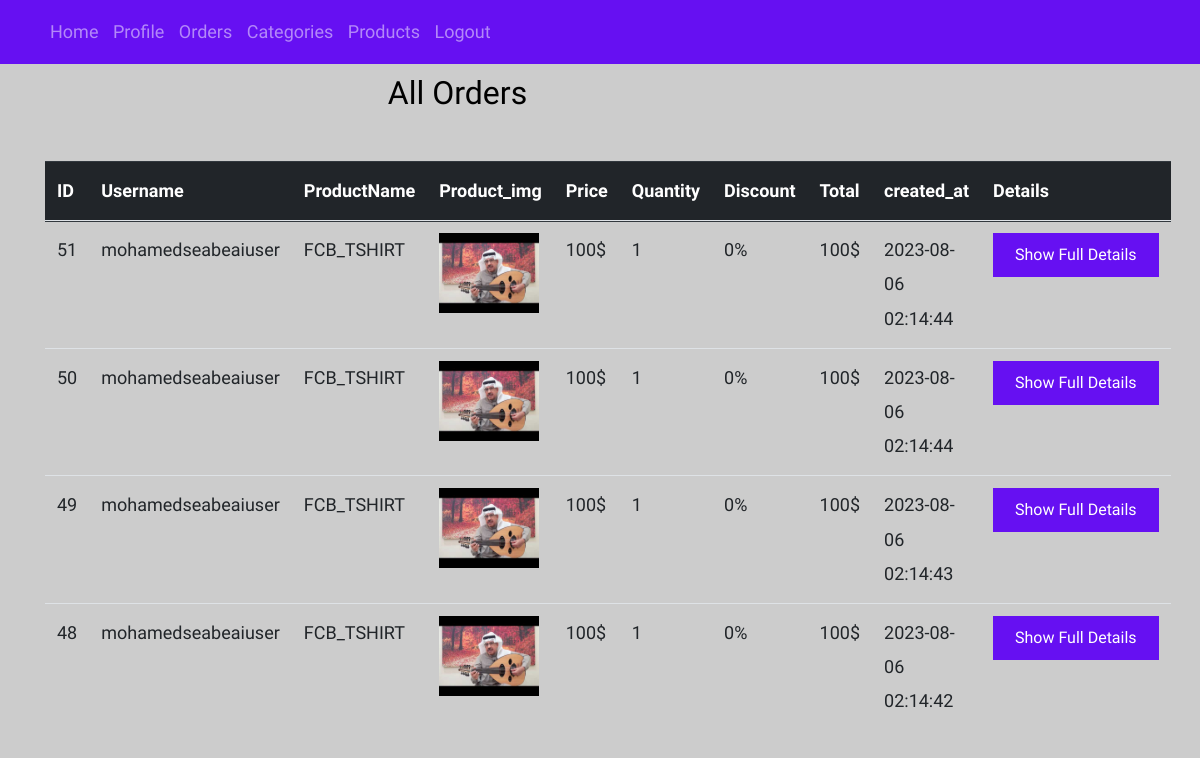
Before: /admin/orders.php (signed in) with the older database file.
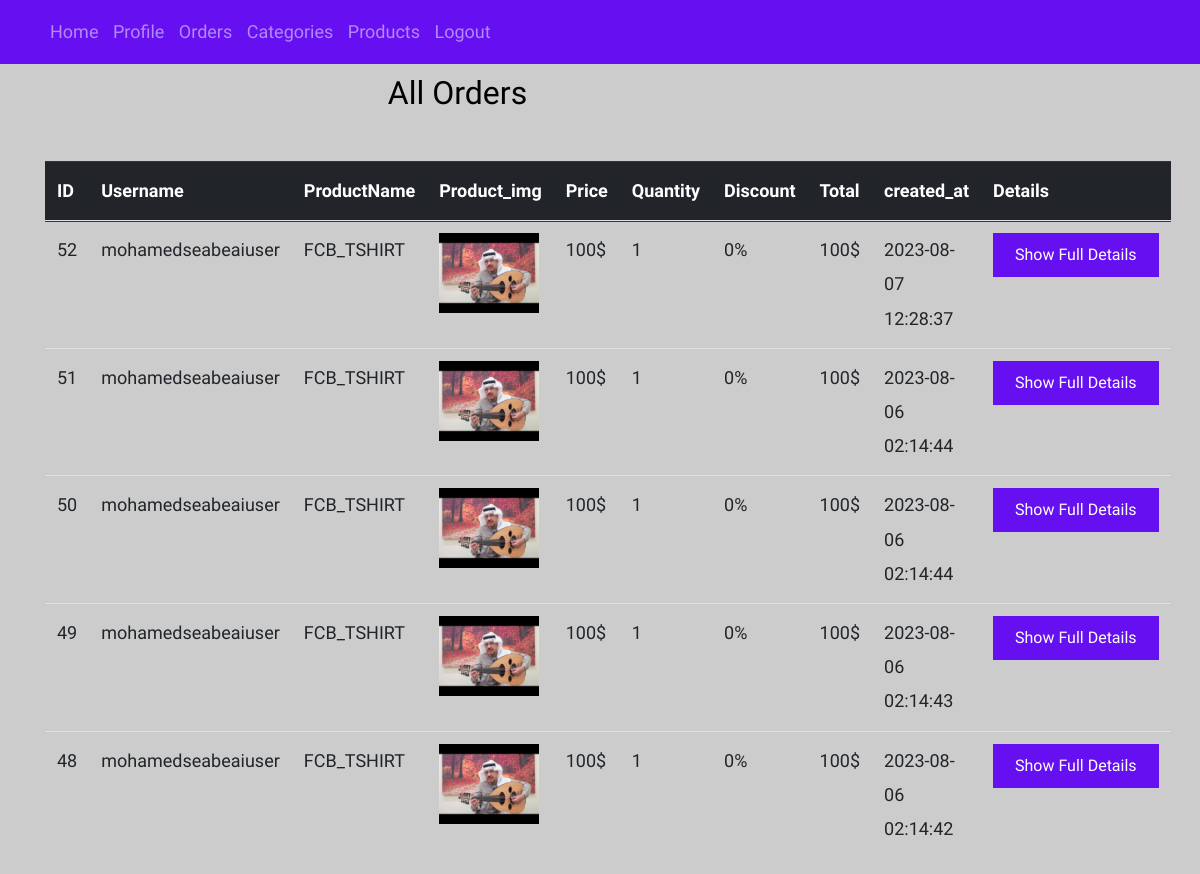
After: the same page with the newer database file.
### tables this page shows
CREATE TABLE `orders` (
  `id` int(11) NOT NULL,
  `product_id` int(11) DEFAULT NULL,
  `users_id` int(11) DEFAULT NULL,
  `size` varchar(50) NOT NULL,
  `price` varchar(50) DEFAULT NULL,
  `quantity` varchar(50) DEFAULT NULL,
  `discount` varchar(50) DEFAULT NULL,
  `total` varchar(50) DEFAULT NULL,
  `created_at` timestamp NOT NULL DEFAULT current_timestamp(),
  `update_at` datetime NOT NULL
);

CREATE TABLE `users` (
  `id` int(11) NOT NULL,
  `username` varchar(255) DEFAULT NULL,
  `email` varchar(255) NOT NULL,
  `password` varchar(255) NOT NULL,
  `profile_img` varchar(255) DEFAULT NULL,
  `role` enum('admin','user') NOT NULL,
  `created_at` timestamp NOT NULL DEFAULT current_timestamp(),
  `update_at` datetime NOT NULL
);

CREATE TABLE `products` (
  `id` int(11) NOT NULL,
  `prd_name` varchar(255) NOT NULL,
  `prd_quantity` varchar(50) NOT NULL,
  `prd_price` varchar(50) NOT NULL,
  `prd_brand_name` varchar(255) DEFAULT NULL,
  `prd_discount` varchar(50) DEFAULT NULL,
  `prd_size` enum('s','m','l','xl','xxl','xs') DEFAULT NULL,
  `prd_image` varchar(255) NOT NULL,
  `user_id` int(11) NOT NULL,
  `category_id` int(11) NOT NULL,
  `created_at` timestamp NOT NULL DEFAULT current_timestamp(),
  `update_at` datetime DEFAULT NULL
);

### admin/includes/classes/Session.class.php (called while the page is built, shortened)
<?php
class Session {
    public static function check($key){
        if(isset($_SESSION[$key])){
            return true;
        }else{
            return false;
        }
    }
}

### admin/includes/classes/DBConnect.class.php (called while the page is built)
<?php
class DBConnect{
    private $dsn = 'mysql:host=localhost;dbname=pms';
    private $user = 'root';
    private $pass = '';
    private $options = array(
        PDO::ATTR_ERRMODE => PDO::ERRMODE_EXCEPTION,
        PDO::MYSQL_ATTR_INIT_COMMAND => 'SET NAMES utf8'
    );
    public function connect(){
        try{
            $db = new PDO($this->dsn, $this->user, $this->pass, $this->options);
            $db->setAttribute(PDO::ATTR_ERRMODE, PDO::ERRMODE_EXCEPTION);
            return $db;
        }
        catch(PDOException $e){
            echo 'not connecting' . $e->getMessage();
        }
    }
}

### admin/includes/classes/Orders.class.php (called while the page is built, shortened)
<?php
class Orders extends DBConnect{
    public function getDataWithJoin(){
        global $db;
        $query = "SELECT orders.*,
        users.username,
        products.prd_name,
        products.prd_image
        FROM orders
        INNER JOIN users
        ON orders.users_id = users.id
        INNER JOIN products
        ON orders.product_id = products.id
        ORDER BY id DESC";
        $stmt  = $db->connect()->prepare($query);
        $stmt->execute();
        $count = $stmt->rowCount();
        $row   = $stmt->fetchAll(PDO::FETCH_ASSOC);
        $userData = [
        'row' => $row,
        'count' => $count
        ];
        return $userData;
    }
}

### admin/orders.php (the view, shortened to what this page needs)
<?php
include 'includes/header.php';
include 'includes/navigation.php';
?>
<div class="admin-dashboard">
<div class="container">
    <div class="row">
    <div class="col-md-9">
        <h2 class="text-center">All Orders</h2>
    <table class="table mt-5">
        <thead class="thead-dark">
            <tr>
                <th scope="col">ID</th>
                <th scope="col">Username</th>
                <th scope="col">ProductName</th>
                <th scope="col">Product_img</th>
                <th scope="col">Price</th>
                <th scope="col">Quantity</th>
                <th scope="col">Discount</th>
                <th scope="col">Total</th>
                <th scope="col">created_at</th>
                <th scope="col">Details</th>
            </tr>
        </thead>
        <tbody>
            <tr>
                <?php
                $count = $order->getDataWithJoin()['count'];
                if($count > 0):
                    $row = $order->getDataWithJoin()['row'];
                    foreach($row as $data):
                ?>
                <tr>
                    <td><?php echo $data['id']; ?></td>
                    <td><?php echo $data['username']; ?></td>
                    <td><?php echo $data['prd_name']; ?></td>
                    <td><img src="<?php echo 'uploaded_imgs/' . $data['prd_image']; ?>" width="100" height="80"></td>
                    <td><?php echo $data['price']; ?></td>
                    <td><?php echo $data['quantity']; ?></td>
                    <td><?php echo $data['discount']; ?></td>
                    <td><?php echo $data['total']; ?></td>
                    <td><?php echo $data['created_at']; ?></td>
                    <td><a class="btn btn-primary" href="order_details.php?order_id=<?php echo $data['id']; ?>">Show Full Details</a></td>
                </tr>
                <?php endforeach;  else: ?>
                    <div class="alert alert-danger">There is no orders</div>
                <?php endif; ?>
        </tbody>
    </table>
    </div>
    </div>
    </div>
</div>
<?php include 'includes/footer.php'; ?>

### admin/includes/header.php (shortened to what this page needs)
<!doctype html>
<html lang="en">
  <head>
    <link rel="stylesheet" href="asset/css/bootstrap.min.css">
    <link rel="stylesheet" href="asset/css/bootstrap.css">
    <link rel="stylesheet" href="asset/css/animate.css">
    <link rel="stylesheet" href="asset/css/owl.carousel.min.css">
    <link rel="stylesheet" href="asset/fonts/ionicons/css/ionicons.min.css">
    <link rel="stylesheet" href="asset/fonts/fontawesome/css/font-awesome.min.css">
    <link rel="stylesheet" href="asset/fonts/flaticon/font/flaticon.css">
    <link rel="stylesheet" href="asset/fonts/flaticon/font/flaticon.css">
    <link rel="stylesheet" href="asset/css/style.css">
  </head>
  <body>
  <?php
    $session = new Session();
    $order   = new Orders();
  ?>

### admin/includes/navigation.php
<header role="banner">
  <div class="top-bar">
    <div class="container">
      <div class="row">
        <div class="col-9 social">
        <?php if(($session->check('user_id'))): ?>
          <a class="nav-link active d-inline-block" href="index.php">Home</a>
          <a class="nav-link d-inline-block" href="profile.php">Profile</a>
          <a class="nav-link d-inline-block" href="orders.php">Orders</a>
          <a class="nav-link d-inline-block" href="categories.php">Categories</a>
          <a class="nav-link d-inline-block" href="products.php">Products</a>
          <a class="nav-link d-inline-block" href="logout.php">Logout</a>
          <?php else: ?>
          <a class="nav-link active d-inline-block" href="login.php">login</a>
          <a class="nav-link d-inline-block" href="register.php">register</a>
          <?php endif; ?>
        </div>
      </div>
    </div>
  </div>
</header>

### admin/includes/footer.php (shortened to what this page needs)
</body>
</html>

### admin/asset/css/style.css (style rules this page uses)
h2 { margin: 10px 0; }
body { background: #ccc url("../images/photography.png") repeat; font-family: "Inconsolata", SFMono-Regular, Menlo, Monaco, Consolas, "Liberation Mono", "Courier New", monospace; font-weight: 300; font-size: 18px; line-height: 1.9; color: #6c757d; }
a { -webkit-transition: .3s all ease; -o-transition: .3s all ease; transition: .3s all ease; text-decoration: none; }
h1, h2, h3, h4, h5 { color: #000; font-family: "Josefin Sans", -apple-system, BlinkMacSystemFont, "Segoe UI", Roboto, "Helvetica Neue", Arial, sans-serif, "Apple Color Emoji", "Segoe UI Emoji", "Segoe UI Symbol", "Noto Color Emoji"; }
header { position: relative; top: 0; left: 0; width: 100%; z-index: 5; font-weight: 400; background: #fff !important; }
.top-bar { background: #6610f2; padding: 10px 0; }
.top-bar .social a, .top-bar .search-icon a { color: #fff; opacity: .5; padding: 5px; }
.top-bar .social { text-align: left; }
.btn, .form-control { outline: none; -webkit-box-shadow: none !important; box-shadow: none !important; border-radius: 0; }
.btn { -webkit-transition: .3s all ease; -o-transition: .3s all ease; transition: .3s all ease; padding: 8px 20px; }
.btn.btn-primary { color: #fff; border-width: 2px; }

Changed rows visible on the page:
added orders: id "52", users.username "mohamedseabeaiuser", product.prd_name "FCB_TSHIRT", product.prd_image (picture), price "100$", quantity "1", discount "0%", total "100$", created_at "2023-08-07 12:28:37"
